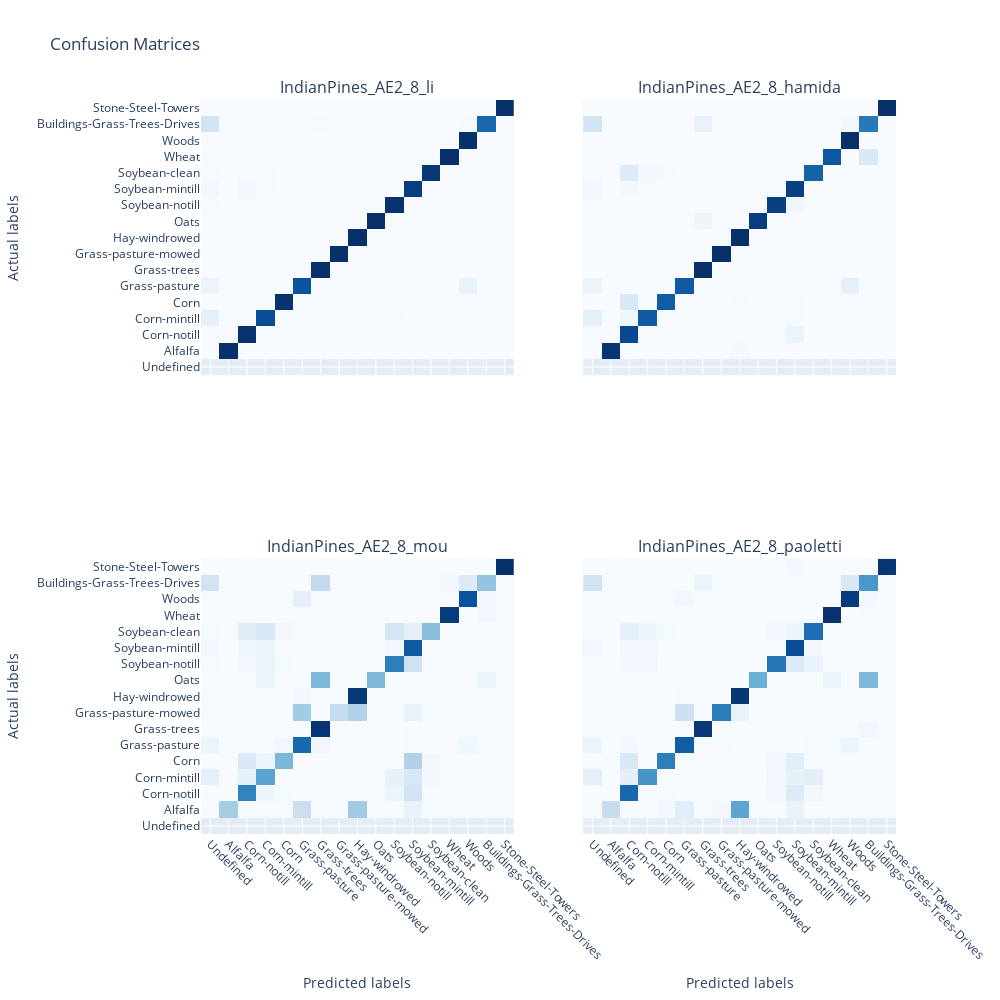
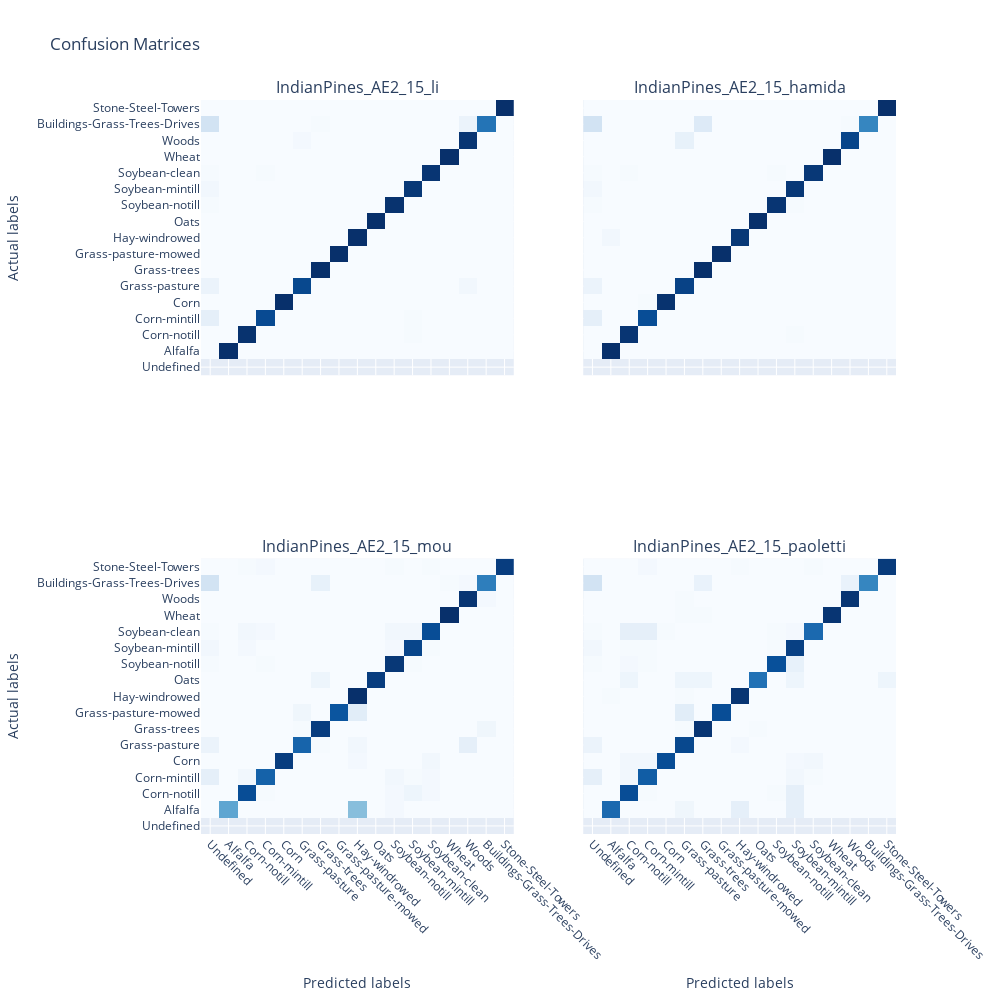
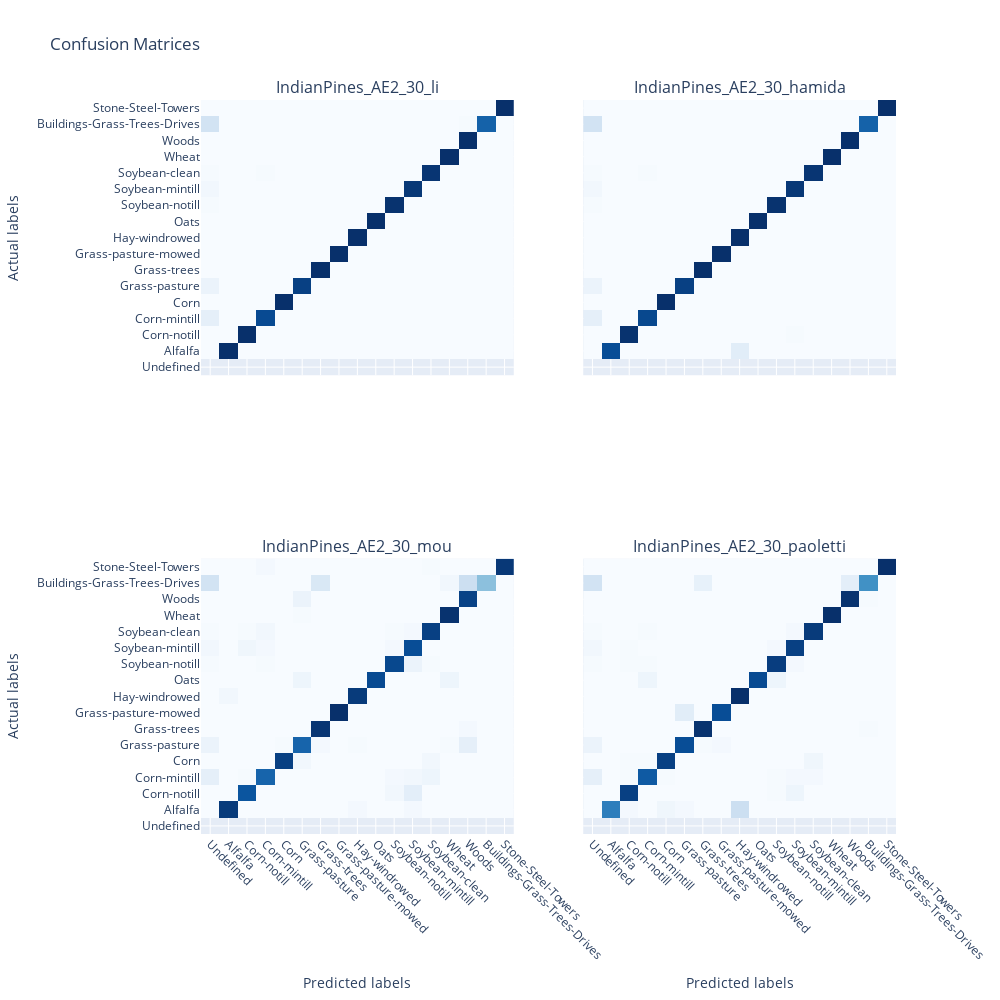

Notebook source saved alongside these figures, in order:
### Markdown cell above
# CONFUSION MATRICES

NO CLASS BALANCING:
- Salinas_PCA: OK for all models and n_comps
- Salinas_FastICA: 
    - CNNs performed well except for LI NOT CONVERGING with 15 and 30 components
    - RNNs peformed well except for MOU NOT CONVERGING with 30 components
- IndianPines_PCA: 
    - CNNs presented slightly worse reults with 8 components. Also, LI NOT CONVERGING with 30 components
    - RNNs presented very poor results with any number of components. 

- IndianPines_FastICA:
    - CNNs presented slightly better results than with PCA. 
    - RNNs presented much better results than with PCA.

### Code cell
# dr = 'PCA'
dr = 'AE2'

n_comps = 8
exps = [
    f'{ds}_{dr}_{n_comps}_li',
    f'{ds}_{dr}_{n_comps}_hamida',
    f'{ds}_{dr}_{n_comps}_mou',
    f'{ds}_{dr}_{n_comps}_paoletti'
]
show_confusion_matrices(df_results, exps, labels=LABELS[ds], normalize=True)

n_comps = 15
exps = [
    f'{ds}_{dr}_{n_comps}_li',
    f'{ds}_{dr}_{n_comps}_hamida',
    f'{ds}_{dr}_{n_comps}_mou',
    f'{ds}_{dr}_{n_comps}_paoletti'
]
show_confusion_matrices(df_results, exps, labels=LABELS[ds], normalize=True)

n_comps = 30
exps = [
    f'{ds}_{dr}_{n_comps}_li',
    f'{ds}_{dr}_{n_comps}_hamida',
    f'{ds}_{dr}_{n_comps}_mou',
    f'{ds}_{dr}_{n_comps}_paoletti'
]
show_confusion_matrices(df_results, exps, labels=LABELS[ds], normalize=True)

### Figure 1 — Plotly figure (JSON) as saved in the notebook; plotly's stock layout.template omitted (floating-point values rounded to 4 significant figures; data arrays with more than 128 entries replaced by an {"elided": "..."} marker saying what was removed)
{"data": [{"colorbar": {"title": {"text": "Normalized"}}, "colorscale": [[0, "rgb(247,251,255)"], [0.125, "rgb(222,235,247)"], [0.25, "rgb(198,219,239)"], [0.375, "rgb(158,202,225)"], [0.5, "rgb(107,174,214)"], [0.625, "rgb(66,146,198)"], [0.75, "rgb(33,113,181)"], [0.875, "rgb(8,81,156)"], [1, "rgb(8,48,107)"]], "showscale": false, "type": "heatmap", "x": ["Undefined", "Alfalfa", "Corn-notill", "Corn-mintill", "Corn", "Grass-pasture", "Grass-trees", "Grass-pasture-mowed", "Hay-windrowed", "Oats", "Soybean-notill", "Soybean-mintill", "Soybean-clean", "Wheat", "Woods", "Buildings-Grass-Trees-Drives", "Stone-Steel-Towers"], "xaxis": "x", "y": ["Undefined", "Alfalfa", "Corn-notill", "Corn-mintill", "Corn", "Grass-pasture", "Grass-trees", "Grass-pasture-mowed", "Hay-windrowed", "Oats", "Soybean-notill", "Soybean-mintill", "Soybean-clean", "Wheat", "Woods", "Buildings-Grass-Trees-Drives", "Stone-Steel-Towers"], "yaxis": "y", "z": {"elided": "17x17 float values"}, "zmax": 1, "zmin": 0}, {"colorbar": {"title": {"text": "Normalized"}}, "colorscale": [[0, "rgb(247,251,255)"], [0.125, "rgb(222,235,247)"], [0.25, "rgb(198,219,239)"], [0.375, "rgb(158,202,225)"], [0.5, "rgb(107,174,214)"], [0.625, "rgb(66,146,198)"], [0.75, "rgb(33,113,181)"], [0.875, "rgb(8,81,156)"], [1, "rgb(8,48,107)"]], "showscale": false, "type": "heatmap", "x": ["Undefined", "Alfalfa", "Corn-notill", "Corn-mintill", "Corn", "Grass-pasture", "Grass-trees", "Grass-pasture-mowed", "Hay-windrowed", "Oats", "Soybean-notill", "Soybean-mintill", "Soybean-clean", "Wheat", "Woods", "Buildings-Grass-Trees-Drives", "Stone-Steel-Towers"], "xaxis": "x2", "y": ["Undefined", "Alfalfa", "Corn-notill", "Corn-mintill", "Corn", "Grass-pasture", "Grass-trees", "Grass-pasture-mowed", "Hay-windrowed", "Oats", "Soybean-notill", "Soybean-mintill", "Soybean-clean", "Wheat", "Woods", "Buildings-Grass-Trees-Drives", "Stone-Steel-Towers"], "yaxis": "y2", "z": {"elided": "17x17 float values"}, "zmax": 1, "zmin": 0}, {"colorbar": {"title": {"text": "Normalized"}}, "colorscale": [[0, "rgb(247,251,255)"], [0.125, "rgb(222,235,247)"], [0.25, "rgb(198,219,239)"], [0.375, "rgb(158,202,225)"], [0.5, "rgb(107,174,214)"], [0.625, "rgb(66,146,198)"], [0.75, "rgb(33,113,181)"], [0.875, "rgb(8,81,156)"], [1, "rgb(8,48,107)"]], "showscale": false, "type": "heatmap", "x": ["Undefined", "Alfalfa", "Corn-notill", "Corn-mintill", "Corn", "Grass-pasture", "Grass-trees", "Grass-pasture-mowed", "Hay-windrowed", "Oats", "Soybean-notill", "Soybean-mintill", "Soybean-clean", "Wheat", "Woods", "Buildings-Grass-Trees-Drives", "Stone-Steel-Towers"], "xaxis": "x3", "y": ["Undefined", "Alfalfa", "Corn-notill", "Corn-mintill", "Corn", "Grass-pasture", "Grass-trees", "Grass-pasture-mowed", "Hay-windrowed", "Oats", "Soybean-notill", "Soybean-mintill", "Soybean-clean", "Wheat", "Woods", "Buildings-Grass-Trees-Drives", "Stone-Steel-Towers"], "yaxis": "y3", "z": {"elided": "17x17 float values"}, "zmax": 1, "zmin": 0}, {"colorbar": {"title": {"text": "Normalized"}}, "colorscale": [[0, "rgb(247,251,255)"], [0.125, "rgb(222,235,247)"], [0.25, "rgb(198,219,239)"], [0.375, "rgb(158,202,225)"], [0.5, "rgb(107,174,214)"], [0.625, "rgb(66,146,198)"], [0.75, "rgb(33,113,181)"], [0.875, "rgb(8,81,156)"], [1, "rgb(8,48,107)"]], "showscale": false, "type": "heatmap", "x": ["Undefined", "Alfalfa", "Corn-notill", "Corn-mintill", "Corn", "Grass-pasture", "Grass-trees", "Grass-pasture-mowed", "Hay-windrowed", "Oats", "Soybean-notill", "Soybean-mintill", "Soybean-clean", "Wheat", "Woods", "Buildings-Grass-Trees-Drives", "Stone-Steel-Towers"], "xaxis": "x4", "y": ["Undefined", "Alfalfa", "Corn-notill", "Corn-mintill", "Corn", "Grass-pasture", "Grass-trees", "Grass-pasture-mowed", "Hay-windrowed", "Oats", "Soybean-notill", "Soybean-mintill", "Soybean-clean", "Wheat", "Woods", "Buildings-Grass-Trees-Drives", "Stone-Steel-Towers"], "yaxis": "y4", "z": {"elided": "17x17 float values"}, "zmax": 1, "zmin": 0}], "layout": {"annotations": [{"font": {"size": 16}, "showarrow": false, "text": "IndianPines_AE2_8_li", "x": 0.225, "xanchor": "center", "xref": "paper", "y": 1, "yanchor": "bottom", "yref": "paper"}, {"font": {"size": 16}, "showarrow": false, "text": "IndianPines_AE2_8_hamida", "x": 0.775, "xanchor": "center", "xref": "paper", "y": 1, "yanchor": "bottom", "yref": "paper"}, {"font": {"size": 16}, "showarrow": false, "text": "IndianPines_AE2_8_mou", "x": 0.225, "xanchor": "center", "xref": "paper", "y": 0.375, "yanchor": "bottom", "yref": "paper"}, {"font": {"size": 16}, "showarrow": false, "text": "IndianPines_AE2_8_paoletti", "x": 0.775, "xanchor": "center", "xref": "paper", "y": 0.375, "yanchor": "bottom", "yref": "paper"}], "height": 1000, "showlegend": false, "title": {"text": "Confusion Matrices"}, "width": 1000, "xaxis": {"anchor": "y", "domain": [0, 0.45], "showticklabels": false}, "xaxis2": {"anchor": "y2", "domain": [0.55, 1], "showticklabels": false}, "xaxis3": {"anchor": "y3", "domain": [0, 0.45], "tickangle": 45, "title": {"text": "Predicted labels"}, "type": "category"}, "xaxis4": {"anchor": "y4", "domain": [0.55, 1], "tickangle": 45, "title": {"text": "Predicted labels"}, "type": "category"}, "yaxis": {"anchor": "x", "domain": [0.625, 1], "title": {"text": "Actual labels"}, "type": "category"}, "yaxis2": {"anchor": "x2", "domain": [0.625, 1], "showticklabels": false}, "yaxis3": {"anchor": "x3", "domain": [0, 0.375], "title": {"text": "Actual labels"}, "type": "category"}, "yaxis4": {"anchor": "x4", "domain": [0, 0.375], "showticklabels": false}}}

### Figure 2 — Plotly figure (JSON) as saved in the notebook; plotly's stock layout.template omitted (floating-point values rounded to 4 significant figures; data arrays with more than 128 entries replaced by an {"elided": "..."} marker saying what was removed)
{"data": [{"colorbar": {"title": {"text": "Normalized"}}, "colorscale": [[0, "rgb(247,251,255)"], [0.125, "rgb(222,235,247)"], [0.25, "rgb(198,219,239)"], [0.375, "rgb(158,202,225)"], [0.5, "rgb(107,174,214)"], [0.625, "rgb(66,146,198)"], [0.75, "rgb(33,113,181)"], [0.875, "rgb(8,81,156)"], [1, "rgb(8,48,107)"]], "showscale": false, "type": "heatmap", "x": ["Undefined", "Alfalfa", "Corn-notill", "Corn-mintill", "Corn", "Grass-pasture", "Grass-trees", "Grass-pasture-mowed", "Hay-windrowed", "Oats", "Soybean-notill", "Soybean-mintill", "Soybean-clean", "Wheat", "Woods", "Buildings-Grass-Trees-Drives", "Stone-Steel-Towers"], "xaxis": "x", "y": ["Undefined", "Alfalfa", "Corn-notill", "Corn-mintill", "Corn", "Grass-pasture", "Grass-trees", "Grass-pasture-mowed", "Hay-windrowed", "Oats", "Soybean-notill", "Soybean-mintill", "Soybean-clean", "Wheat", "Woods", "Buildings-Grass-Trees-Drives", "Stone-Steel-Towers"], "yaxis": "y", "z": {"elided": "17x17 float values"}, "zmax": 1, "zmin": 0}, {"colorbar": {"title": {"text": "Normalized"}}, "colorscale": [[0, "rgb(247,251,255)"], [0.125, "rgb(222,235,247)"], [0.25, "rgb(198,219,239)"], [0.375, "rgb(158,202,225)"], [0.5, "rgb(107,174,214)"], [0.625, "rgb(66,146,198)"], [0.75, "rgb(33,113,181)"], [0.875, "rgb(8,81,156)"], [1, "rgb(8,48,107)"]], "showscale": false, "type": "heatmap", "x": ["Undefined", "Alfalfa", "Corn-notill", "Corn-mintill", "Corn", "Grass-pasture", "Grass-trees", "Grass-pasture-mowed", "Hay-windrowed", "Oats", "Soybean-notill", "Soybean-mintill", "Soybean-clean", "Wheat", "Woods", "Buildings-Grass-Trees-Drives", "Stone-Steel-Towers"], "xaxis": "x2", "y": ["Undefined", "Alfalfa", "Corn-notill", "Corn-mintill", "Corn", "Grass-pasture", "Grass-trees", "Grass-pasture-mowed", "Hay-windrowed", "Oats", "Soybean-notill", "Soybean-mintill", "Soybean-clean", "Wheat", "Woods", "Buildings-Grass-Trees-Drives", "Stone-Steel-Towers"], "yaxis": "y2", "z": {"elided": "17x17 float values"}, "zmax": 1, "zmin": 0}, {"colorbar": {"title": {"text": "Normalized"}}, "colorscale": [[0, "rgb(247,251,255)"], [0.125, "rgb(222,235,247)"], [0.25, "rgb(198,219,239)"], [0.375, "rgb(158,202,225)"], [0.5, "rgb(107,174,214)"], [0.625, "rgb(66,146,198)"], [0.75, "rgb(33,113,181)"], [0.875, "rgb(8,81,156)"], [1, "rgb(8,48,107)"]], "showscale": false, "type": "heatmap", "x": ["Undefined", "Alfalfa", "Corn-notill", "Corn-mintill", "Corn", "Grass-pasture", "Grass-trees", "Grass-pasture-mowed", "Hay-windrowed", "Oats", "Soybean-notill", "Soybean-mintill", "Soybean-clean", "Wheat", "Woods", "Buildings-Grass-Trees-Drives", "Stone-Steel-Towers"], "xaxis": "x3", "y": ["Undefined", "Alfalfa", "Corn-notill", "Corn-mintill", "Corn", "Grass-pasture", "Grass-trees", "Grass-pasture-mowed", "Hay-windrowed", "Oats", "Soybean-notill", "Soybean-mintill", "Soybean-clean", "Wheat", "Woods", "Buildings-Grass-Trees-Drives", "Stone-Steel-Towers"], "yaxis": "y3", "z": {"elided": "17x17 float values"}, "zmax": 1, "zmin": 0}, {"colorbar": {"title": {"text": "Normalized"}}, "colorscale": [[0, "rgb(247,251,255)"], [0.125, "rgb(222,235,247)"], [0.25, "rgb(198,219,239)"], [0.375, "rgb(158,202,225)"], [0.5, "rgb(107,174,214)"], [0.625, "rgb(66,146,198)"], [0.75, "rgb(33,113,181)"], [0.875, "rgb(8,81,156)"], [1, "rgb(8,48,107)"]], "showscale": false, "type": "heatmap", "x": ["Undefined", "Alfalfa", "Corn-notill", "Corn-mintill", "Corn", "Grass-pasture", "Grass-trees", "Grass-pasture-mowed", "Hay-windrowed", "Oats", "Soybean-notill", "Soybean-mintill", "Soybean-clean", "Wheat", "Woods", "Buildings-Grass-Trees-Drives", "Stone-Steel-Towers"], "xaxis": "x4", "y": ["Undefined", "Alfalfa", "Corn-notill", "Corn-mintill", "Corn", "Grass-pasture", "Grass-trees", "Grass-pasture-mowed", "Hay-windrowed", "Oats", "Soybean-notill", "Soybean-mintill", "Soybean-clean", "Wheat", "Woods", "Buildings-Grass-Trees-Drives", "Stone-Steel-Towers"], "yaxis": "y4", "z": {"elided": "17x17 float values"}, "zmax": 1, "zmin": 0}], "layout": {"annotations": [{"font": {"size": 16}, "showarrow": false, "text": "IndianPines_AE2_15_li", "x": 0.225, "xanchor": "center", "xref": "paper", "y": 1, "yanchor": "bottom", "yref": "paper"}, {"font": {"size": 16}, "showarrow": false, "text": "IndianPines_AE2_15_hamida", "x": 0.775, "xanchor": "center", "xref": "paper", "y": 1, "yanchor": "bottom", "yref": "paper"}, {"font": {"size": 16}, "showarrow": false, "text": "IndianPines_AE2_15_mou", "x": 0.225, "xanchor": "center", "xref": "paper", "y": 0.375, "yanchor": "bottom", "yref": "paper"}, {"font": {"size": 16}, "showarrow": false, "text": "IndianPines_AE2_15_paoletti", "x": 0.775, "xanchor": "center", "xref": "paper", "y": 0.375, "yanchor": "bottom", "yref": "paper"}], "height": 1000, "showlegend": false, "title": {"text": "Confusion Matrices"}, "width": 1000, "xaxis": {"anchor": "y", "domain": [0, 0.45], "showticklabels": false}, "xaxis2": {"anchor": "y2", "domain": [0.55, 1], "showticklabels": false}, "xaxis3": {"anchor": "y3", "domain": [0, 0.45], "tickangle": 45, "title": {"text": "Predicted labels"}, "type": "category"}, "xaxis4": {"anchor": "y4", "domain": [0.55, 1], "tickangle": 45, "title": {"text": "Predicted labels"}, "type": "category"}, "yaxis": {"anchor": "x", "domain": [0.625, 1], "title": {"text": "Actual labels"}, "type": "category"}, "yaxis2": {"anchor": "x2", "domain": [0.625, 1], "showticklabels": false}, "yaxis3": {"anchor": "x3", "domain": [0, 0.375], "title": {"text": "Actual labels"}, "type": "category"}, "yaxis4": {"anchor": "x4", "domain": [0, 0.375], "showticklabels": false}}}

### Figure 3 — Plotly figure (JSON) as saved in the notebook; plotly's stock layout.template omitted (floating-point values rounded to 4 significant figures; data arrays with more than 128 entries replaced by an {"elided": "..."} marker saying what was removed)
{"data": [{"colorbar": {"title": {"text": "Normalized"}}, "colorscale": [[0, "rgb(247,251,255)"], [0.125, "rgb(222,235,247)"], [0.25, "rgb(198,219,239)"], [0.375, "rgb(158,202,225)"], [0.5, "rgb(107,174,214)"], [0.625, "rgb(66,146,198)"], [0.75, "rgb(33,113,181)"], [0.875, "rgb(8,81,156)"], [1, "rgb(8,48,107)"]], "showscale": false, "type": "heatmap", "x": ["Undefined", "Alfalfa", "Corn-notill", "Corn-mintill", "Corn", "Grass-pasture", "Grass-trees", "Grass-pasture-mowed", "Hay-windrowed", "Oats", "Soybean-notill", "Soybean-mintill", "Soybean-clean", "Wheat", "Woods", "Buildings-Grass-Trees-Drives", "Stone-Steel-Towers"], "xaxis": "x", "y": ["Undefined", "Alfalfa", "Corn-notill", "Corn-mintill", "Corn", "Grass-pasture", "Grass-trees", "Grass-pasture-mowed", "Hay-windrowed", "Oats", "Soybean-notill", "Soybean-mintill", "Soybean-clean", "Wheat", "Woods", "Buildings-Grass-Trees-Drives", "Stone-Steel-Towers"], "yaxis": "y", "z": {"elided": "17x17 float values"}, "zmax": 1, "zmin": 0}, {"colorbar": {"title": {"text": "Normalized"}}, "colorscale": [[0, "rgb(247,251,255)"], [0.125, "rgb(222,235,247)"], [0.25, "rgb(198,219,239)"], [0.375, "rgb(158,202,225)"], [0.5, "rgb(107,174,214)"], [0.625, "rgb(66,146,198)"], [0.75, "rgb(33,113,181)"], [0.875, "rgb(8,81,156)"], [1, "rgb(8,48,107)"]], "showscale": false, "type": "heatmap", "x": ["Undefined", "Alfalfa", "Corn-notill", "Corn-mintill", "Corn", "Grass-pasture", "Grass-trees", "Grass-pasture-mowed", "Hay-windrowed", "Oats", "Soybean-notill", "Soybean-mintill", "Soybean-clean", "Wheat", "Woods", "Buildings-Grass-Trees-Drives", "Stone-Steel-Towers"], "xaxis": "x2", "y": ["Undefined", "Alfalfa", "Corn-notill", "Corn-mintill", "Corn", "Grass-pasture", "Grass-trees", "Grass-pasture-mowed", "Hay-windrowed", "Oats", "Soybean-notill", "Soybean-mintill", "Soybean-clean", "Wheat", "Woods", "Buildings-Grass-Trees-Drives", "Stone-Steel-Towers"], "yaxis": "y2", "z": {"elided": "17x17 float values"}, "zmax": 1, "zmin": 0}, {"colorbar": {"title": {"text": "Normalized"}}, "colorscale": [[0, "rgb(247,251,255)"], [0.125, "rgb(222,235,247)"], [0.25, "rgb(198,219,239)"], [0.375, "rgb(158,202,225)"], [0.5, "rgb(107,174,214)"], [0.625, "rgb(66,146,198)"], [0.75, "rgb(33,113,181)"], [0.875, "rgb(8,81,156)"], [1, "rgb(8,48,107)"]], "showscale": false, "type": "heatmap", "x": ["Undefined", "Alfalfa", "Corn-notill", "Corn-mintill", "Corn", "Grass-pasture", "Grass-trees", "Grass-pasture-mowed", "Hay-windrowed", "Oats", "Soybean-notill", "Soybean-mintill", "Soybean-clean", "Wheat", "Woods", "Buildings-Grass-Trees-Drives", "Stone-Steel-Towers"], "xaxis": "x3", "y": ["Undefined", "Alfalfa", "Corn-notill", "Corn-mintill", "Corn", "Grass-pasture", "Grass-trees", "Grass-pasture-mowed", "Hay-windrowed", "Oats", "Soybean-notill", "Soybean-mintill", "Soybean-clean", "Wheat", "Woods", "Buildings-Grass-Trees-Drives", "Stone-Steel-Towers"], "yaxis": "y3", "z": {"elided": "17x17 float values"}, "zmax": 1, "zmin": 0}, {"colorbar": {"title": {"text": "Normalized"}}, "colorscale": [[0, "rgb(247,251,255)"], [0.125, "rgb(222,235,247)"], [0.25, "rgb(198,219,239)"], [0.375, "rgb(158,202,225)"], [0.5, "rgb(107,174,214)"], [0.625, "rgb(66,146,198)"], [0.75, "rgb(33,113,181)"], [0.875, "rgb(8,81,156)"], [1, "rgb(8,48,107)"]], "showscale": false, "type": "heatmap", "x": ["Undefined", "Alfalfa", "Corn-notill", "Corn-mintill", "Corn", "Grass-pasture", "Grass-trees", "Grass-pasture-mowed", "Hay-windrowed", "Oats", "Soybean-notill", "Soybean-mintill", "Soybean-clean", "Wheat", "Woods", "Buildings-Grass-Trees-Drives", "Stone-Steel-Towers"], "xaxis": "x4", "y": ["Undefined", "Alfalfa", "Corn-notill", "Corn-mintill", "Corn", "Grass-pasture", "Grass-trees", "Grass-pasture-mowed", "Hay-windrowed", "Oats", "Soybean-notill", "Soybean-mintill", "Soybean-clean", "Wheat", "Woods", "Buildings-Grass-Trees-Drives", "Stone-Steel-Towers"], "yaxis": "y4", "z": {"elided": "17x17 float values"}, "zmax": 1, "zmin": 0}], "layout": {"annotations": [{"font": {"size": 16}, "showarrow": false, "text": "IndianPines_AE2_30_li", "x": 0.225, "xanchor": "center", "xref": "paper", "y": 1, "yanchor": "bottom", "yref": "paper"}, {"font": {"size": 16}, "showarrow": false, "text": "IndianPines_AE2_30_hamida", "x": 0.775, "xanchor": "center", "xref": "paper", "y": 1, "yanchor": "bottom", "yref": "paper"}, {"font": {"size": 16}, "showarrow": false, "text": "IndianPines_AE2_30_mou", "x": 0.225, "xanchor": "center", "xref": "paper", "y": 0.375, "yanchor": "bottom", "yref": "paper"}, {"font": {"size": 16}, "showarrow": false, "text": "IndianPines_AE2_30_paoletti", "x": 0.775, "xanchor": "center", "xref": "paper", "y": 0.375, "yanchor": "bottom", "yref": "paper"}], "height": 1000, "showlegend": false, "title": {"text": "Confusion Matrices"}, "width": 1000, "xaxis": {"anchor": "y", "domain": [0, 0.45], "showticklabels": false}, "xaxis2": {"anchor": "y2", "domain": [0.55, 1], "showticklabels": false}, "xaxis3": {"anchor": "y3", "domain": [0, 0.45], "tickangle": 45, "title": {"text": "Predicted labels"}, "type": "category"}, "xaxis4": {"anchor": "y4", "domain": [0.55, 1], "tickangle": 45, "title": {"text": "Predicted labels"}, "type": "category"}, "yaxis": {"anchor": "x", "domain": [0.625, 1], "title": {"text": "Actual labels"}, "type": "category"}, "yaxis2": {"anchor": "x2", "domain": [0.625, 1], "showticklabels": false}, "yaxis3": {"anchor": "x3", "domain": [0, 0.375], "title": {"text": "Actual labels"}, "type": "category"}, "yaxis4": {"anchor": "x4", "domain": [0, 0.375], "showticklabels": false}}}
